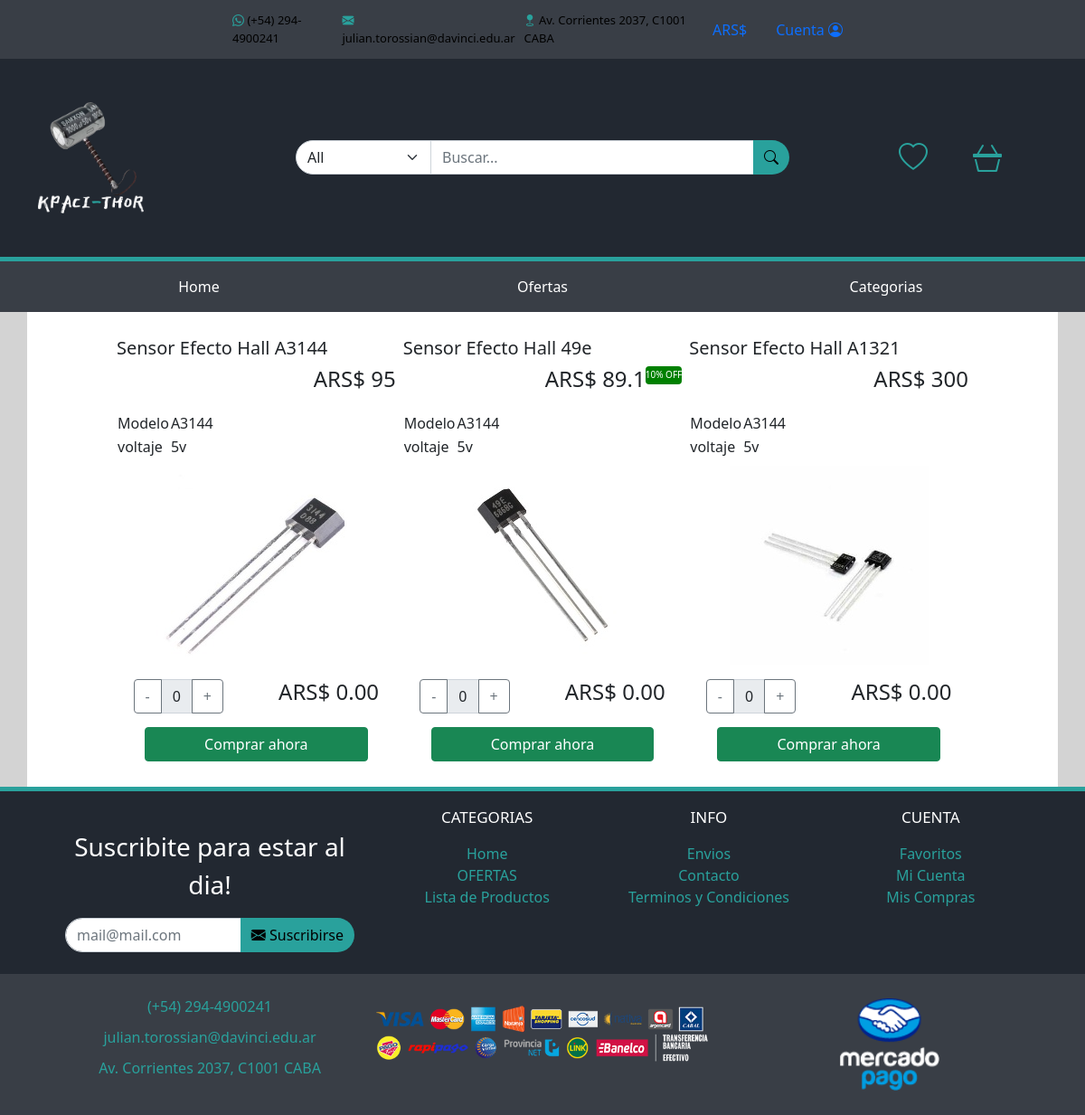
Page /index.php?controller=productoCON&action=verProductosPorCategoria&categoriaId=1 on the committed database.
### tables this page shows
CREATE TABLE IF NOT EXISTS mon(
    monId         INT             AUTO_INCREMENT PRIMARY KEY,
    monNombre     VARCHAR(45)     NOT NULL,
    monSimbolo    CHAR(6)         NOT NULL,
    monDivisa     DECIMAL(14,4)   NOT NULL
);

CREATE TABLE IF NOT EXISTS prd(
    prdId         INT             AUTO_INCREMENT PRIMARY KEY,
    prdNombre     VARCHAR(45)     NOT NULL,
    prdDesc       VARCHAR(60)     NOT NULL,
    prdPrecio     DECIMAL(14,4)   NOT NULL,
    prdNomImg     VARCHAR(45)     NOT NULL,
    prdStock      INT             NOT NULL,
    prdNuevo      CHAR(1)         NOT NULL,
    prdPromocion  CHAR(1)         NULL,
    prdDescuento  INT             NULL,
    categoriaId   INT             NOT NULL,
    FOREIGN KEY (categoriaId) REFERENCES categoria(categoriaId)
);

### controller/productoCON.php (called while the page is built, shortened)
<?php
    include('./model/productoDAO.php');
    include('./model/monedaDAO.php');
    class ProductoCON{
        public function verProductosPorCategoria(){
            $productos   = ProductoDAO::cargarProductosPorCategoria($_GET['categoriaId']);
            $monedas     = monedaDAO::cargarMonedas();
            require_once("view/productosList.php");
        }
    }
?>

### index.php (called while the page is built, shortened)
<?php
    require_once('routes.php');
?>

### model/monedaDAO.php (called while the page is built, shortened)
<?php
    include('./conn.php');
    class monedaDAO{
        public static function cargarMonedas(){
            global $mysqli;
            $stmt = $mysqli->prepare("SELECT * FROM mon");
            $stmt->execute();
            $resultado   = $stmt->get_result();
            $monedas  = array();
            while($moneda = $resultado->fetch_assoc()){
                $monId      = $moneda['monId'];
                $monNombre  = $moneda['monNombre'];
                $monSimbolo = $moneda['monSimbolo'];
                $monDivisa  = $moneda['monDivisa'];
                $monedas[] = new moneda($monId, $monSimbolo, $monNombre, $monDivisa);
            }
            return $monedas;
        }
    }
    class moneda{
        public function __construct($id, $simbolo, $nombre, $Divisa){
            $this->monSimbolo = $simbolo;
            $this->monDivisa  = $Divisa;
        }
    }
?>

### model/productoDAO.php (called while the page is built, shortened)
<?php
    include('./conn.php');
    class ProductoDAO{
        public static function cargarProductosPorCategoria($categoriaId){
            global $mysqli;
            $stmt = $mysqli->prepare("SELECT categoriaTieneSub FROM categoria WHERE categoriaId = ?");
            $stmt->bind_param("s", $categoriaId);
            $stmt->execute();
            $tieneSub = $stmt->get_result()->fetch_assoc()['categoriaTieneSub'];
            $query = '';
            if($tieneSub == 'N'){
                $query = "SELECT * FROM prd LEFT JOIN categoria ON prd.categoriaId = categoria.categoriaId WHERE categoria.categoriaId = ?";
            }else{
                $query = "SELECT * FROM prd INNER JOIN categoria ON prd.categoriaId = categoria.categoriaId WHERE categoria.categoriaPadre = ?";
            }
            $stmt = $mysqli->prepare($query);
            $stmt->bind_param("s", $categoriaId);
            $stmt->execute();
            $resultado   = $stmt->get_result();
            $productos = array();
            while($producto = $resultado->fetch_assoc()){
                $prdId        = $producto['prdId'];
                $prdNombre    = $producto['prdNombre'];
                $prdDesc      = $producto['prdDesc'];
                $prdPrecio    = $producto['prdPrecio'];
                $prdNomImg    = $producto['prdNomImg'];
                $prdStock     = $producto['prdStock'];
                $prdNuevo     = $producto['prdNuevo'];
                $prdPromocion = $producto['prdPromocion'];
                $prdDescuento = $producto['prdDescuento'];
                $prdCategoria = $producto['categoriaId'];
                $productos[] = new Producto($prdId, $prdNombre, $prdDesc, $prdPrecio, $prdCategoria, $prdNomImg, $prdNuevo, $prdPromocion, $prdDescuento, $prdStock);
            }
            return $productos;
        }
    }
    class Producto{
        public function __construct($id, $nombre, $desc, $precio, $categoria, $nomImg, $esNuevo, $estaPromo, $porcDescuento, $cantStock){
            $this->productoId     = $id;
            $this->proNombre      = $nombre;
            $this->proNomImagen   = $nomImg;
            $this->proPrecio      = $precio;
            $this->proPromo = ($estaPromo == 'S');
            $this->proDescuento = $porcDescuento;
        }
    }
?>

### view/productosList.php (the view, shortened to what this page needs)
<?php
    require_once('header.php');
?>
    <body onload="actualizarCantidades()">
        <div class="container bg-white py-4">
            <div class="row">
                <div class="col-1"></div>
                <div class="col-lg-10">
                    <div class="row productos">
                        <?php
                        $imprime = false;
                        $posicion = -1;
                        foreach ($productos as $key => $value) {
                            if(!(isset($_SESSION["categoria"])) or $_SESSION["categoria"] == 0){
                                $imprime = true;
                            }elseif($value->categoriaId == $_SESSION["categoria"]  ){
                                $imprime = true;
                            }
                            if($imprime){
                                $posicion += 1;
                                $imprime = false;
                                $symPrecio = $monedas[intval($_SESSION['moneda'])-1]->monSimbolo;
                                $usuario = (isset($_SESSION['username'])) ? $_SESSION['username'] : null;
                                $idPro       = $value->productoId;
                                $nombrePro   = $value->proNombre;
                                $descImg     = $value->proNomImagen."_220x220.jpg";
                        ?>
                        <div class="p-1 col-4<?php echo(($posicion > 2) ? ' mt-4' : ''); ?>" id="idProducto" >
                            <div class="row">
                                <div class="col-10"><h5 style="text-overflow: ellipsis;" id="nomPro" name="<?php echo($idPro);?>" usuario="<?php echo($usuario);?>" ><?php echo($nombrePro)?></h5></div>
                            </div>
                            <div class="precio-individual">
                                <?php
                                    $precio = round(intval($value->proPrecio) / $monedas[intval($_SESSION['moneda'])-1]->monDivisa, 2);
                                    $precio = ($value->proPromo) ? $precio - $precio * (($value->proDescuento / 100)) : $precio;
                                ?>
                                <h5 class="h4" id="preIndPrd"><?php echo("$symPrecio " .$precio)?></h5>
                                <?php
                                    if($value->proPromo){
                                ?>
                                <p class="promo"> <?php echo($value->proDescuento ) ?>% OFF </p>
                                <?php
                                    }
                                ?>
                            </div>
                            <div style="width: 100%; margin-top: 50px;">
                                <table>
                                    <tbody>
                                        <tr>
                                            <td>Modelo</td>
                                            <td>A3144</td>
                                        </tr>
                                        <tr>
                                            <td>voltaje</td>
                                            <td>5v</td>
                                        </tr>
                                    </tbody>
                                </table>
                            </div>
                            <img id="imgPro" class="mt-2 center-block" style="width: initial;" src="./public/img/img_productos/<?php echo($descImg);?>" alt="<?php echo($nombrePro)?>">
                            <div class="row mt-3">
                                <div class="col-6 center-block">
                                    <div class="input-group" >
                                        <a  class="btn btn-outline-secondary bRestar" name="<?php echo($idPro); ?>" type="button" id="bRestar">-</a>
                                        <span class="input-group-text" id="sCant" name="<?php echo($idPro); ?>"><?php echo(0);?></span>
                                        <a  class="btn btn-outline-secondary bSumar" name="<?php echo($idPro); ?>" type="button" id="bSumar">+</a>
                                    </div>
                                </div>
                                <div class="col-6 center-block">
                                    <h6 class="h4" id="preTotPrd"><?php echo("$symPrecio 0.00"); ?></h6>
                                </div>
                            </div>
                            <button class="btn btn-success center-block comprar" style="width: 80%; margin-top: 15px;" type="button" id="" >Comprar ahora</button>
                        </div>
                        <?php
                                }
                            }
                        ?>
                    </div>
                </div>
                <div class="col-1"></div>
            </div>
        </div>
    </body>
</main>
<?php
    require_once('footer.php');
?>

### view/header.php (shortened to what this page needs)
<!doctype html>
<html lang="es">
  <head>
    <link href="https://cdn.jsdelivr.net/npm/bootstrap@5.0.0-beta3/dist/css/bootstrap.min.css" rel="stylesheet">
    <link rel="stylesheet" href="https://cdn.jsdelivr.net/npm/bootstrap-icons@1.4.1/font/bootstrap-icons.css">
    <link rel="stylesheet" href="./public/css/style.css">
  </head>
  <body>
    <header class="navbar navbar-expand-lg">
        <div class="container-fluid align-items-center">
            <ul class="navbar-nav me-auto mb-2 mb-lg-0">
                <li class="nav-item item-header"><i class="bi bi-whatsapp icon-header"     ></i> <a href="tel:+542944900241">(+54) 294-4900241</a></li>
                <li class="nav-item item-header"><i class="bi bi-envelope-fill icon-header"></i> <a href="mailto:julian.torossian@davinci.edu.ar">julian.torossian@davinci.edu.ar</a></li>
                <li class="nav-item item-header"><i class="bi bi-geo-fill icon-header"     ></i> <a href="https://goo.gl/maps/4XdSbHynP8342Z9r5" target="blank">Av. Corrientes 2037, C1001 CABA</a></li>
            </ul>
            <div>
                <a class="nav-link dropdown-toggle" href="#" id="navbarDropdown" role="button" data-bs-toggle="dropdown" aria-expanded="false"><?php echo($monedas[intval($_SESSION['moneda'])-1]->monSimbolo); ?></a>
            </div>
            <div>
                <a class="nav-link dropdown-toggle" href="#" id="navbarDropdown" role="button" data-bs-toggle="dropdown" aria-expanded="false">Cuenta  <i class="bi bi-person-circle icon-header-cuenta"></i></a>
            </div>
        </div>
    </header>
    <nav>
        <div class="container py-5">
            <div class="row align-items-center">
                <div class="col-3" style="color: white; font-size: 32px;"><a href="./index.php"><img src="./public/img/logo_blanco.png" alt="logo" class="img-logo"></a></div>
                <div class="col-6">
                    <div class="input-group input-group-color">
                        <select class="form-select input-group-der" id="categoria">
                            <option value="999" selected>All</option>
                        </select>
                        <input  type="text" class="form-control" placeholder="Buscar..." aria-label="Example text with button addon" aria-describedby="button-addon1" id="busqueda">
                        <button onclick="buscar()" class="btn btn-outline-secondary input-group-izq input-group-color" type="button" id="button-addon2"><i class="bi bi-search"></i></button>
                    </div>
                </div>
                <div class="col-3">
                    <ul>
                        <li><a href="./index.php?controller=carritoCON&action=miCarrito"><span><i class="bi bi-basket3 icon-nav"></i></span></a></li>
                        <li><a href="./index.php?controller=favoritoCON&action=favoritos"><span><i class="bi bi-heart icon-nav"></i></span></a></li>
                    </ul>
                </div>
            </div>
        </div>
    </nav>
    <main>
        <div class="menu-HOR">
            <div class="container">
                <div class="row text-center py-3">
                    <div class="col-4"><a href="./index.php">Home</a></div>
                    <div class="col-4"><a href="./index.php?controller=oferta&action=ofertas">Ofertas</a></div>
                    <div class="col-4">
                        <div id="menu-desplegable">
                            <ul>
                                <li class="nivel1"><a href="#" class="nivel1">Categorias</a>
                                </li>
                            </ul>
                        </div>
                    </div>
                </div>
            </div>
        </div>

### public/css/style.css (style rules this page uses)
body { background-color: lightgrey; }
* { list-style: none; }
a { text-decoration: none;color: black; }
header { background-color: #393e46; padding-left: 20%; padding-right: 20%; }
.item-header { font-size: 13px; padding: 5px; }
.icon-header { color: #29a19c; }
nav { background-color: #222831; border-bottom: 5px solid #29a19c; }
.img-logo { width: 45%; }
nav li { display: inline; float: right; }
nav .icon-nav { color: #29a19c; font-size: 32px; margin-right: 50px; }
.input-group-der { border-top-left-radius: 20px; border-bottom-left-radius: 20px; max-width: 150px !important; }
.input-group-izq { border-top-right-radius: 20px; border-bottom-right-radius: 20px; }
.input-group-color { color: black; border: none; }
.input-group-color button { background-color: #29a19c; }
.dropdown-toggle::after { display:none; }
.precio-individual { float: right !important; display: flex; }
.precio-individual .promo { font-size: x-small; background-color: green; border-radius: 4px; color: white; line-height: 18px; }
.center-block { width: inherit; display: table; margin-left: auto; margin-right: auto; }
.menu-HOR { background-color: #393e46; }
.menu-HOR a { color: white; }
#menu-desplegable ul { list-style-type: none; margin: 0; padding: 0; }
#menu-desplegable ul li a { display: block; text-decoration: none; position: relative; }
#menu-desplegable ul li a.nivel1, #menu-desplegable ul li a.nivel2 { display: block; position: relative; }

### rows in the picture
mon: monSimbolo "ARS$"
prd: prdNombre "Sensor Efecto Hall A3144", precio "95", prdNomImg (picture)
prd: prdNombre "Sensor Efecto Hall 49e", precio "89.1", prdDescuento "10", prdNomImg (picture)
prd: prdNombre "Sensor Efecto Hall A1321", precio "300", prdNomImg (picture)
